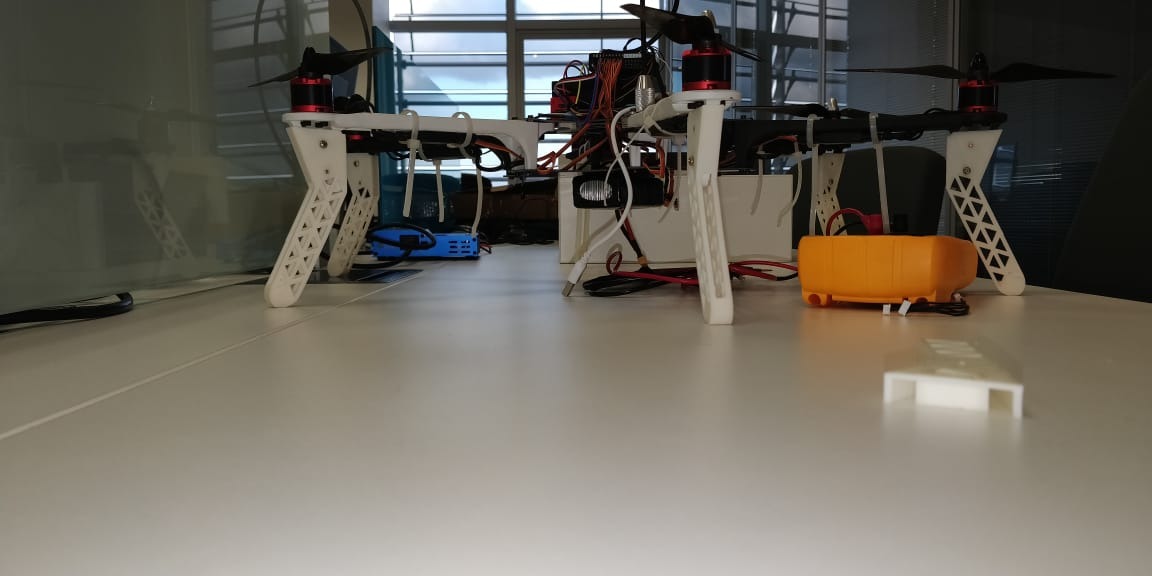
#> input picture imgC2.jpg, 1152 x 576 px
$ python -i click_and_crop.py   (imports and definitions only)   (Python 2 division)   (older library calls are emulated)
#> lines starting #> are read from the running program, lines starting #| are printed output that depends on the picture; after the words box and inside, x2 and y2 are one past the last pixel; in counts of white or black regions, pixels touching at a corner belong together
#> further down, picture is the input picture: shape (576, 1152, 3); mean B, G, R 93.5, 103.2, 108.1
# import the necessary packages
import cv2
import numpy as np
from imutils import paths
import imutils

# initialize the list of reference points and boolean indicating
# whether cropping is being performed or not
refPt = []
drawRectangleFlag = False
KNOWN_DISTANCE= 30.0
KNOWN_WIDTH = 23.0

def distance_to_camera(knownWidth, focalLength, perWidth):
    # compute and return the distance from the maker to the camera
    return (knownWidth * focalLength) / perWidth

def find_marker(image):
    # convert the image to grayscale, blur it, and detect edges
    gray = cv2.cvtColor(image, cv2.COLOR_BGR2GRAY)
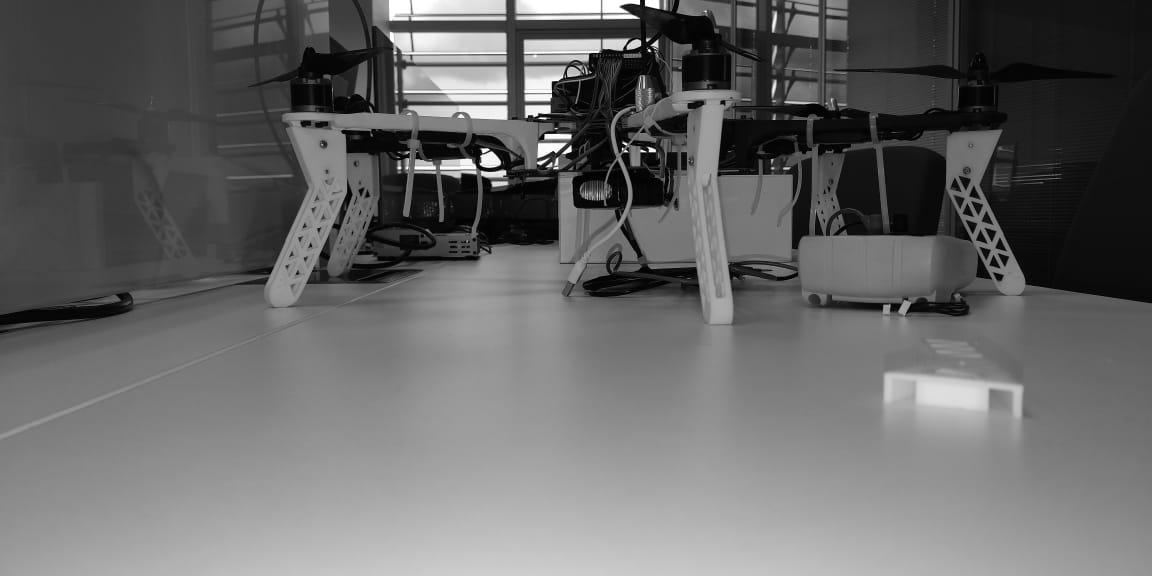
#> gray: shape (576, 1152); min 0, max 255, mean 103.5
    gray = cv2.GaussianBlur(gray, (5, 5), 0)
    edged = cv2.Canny(gray, 35, 125)
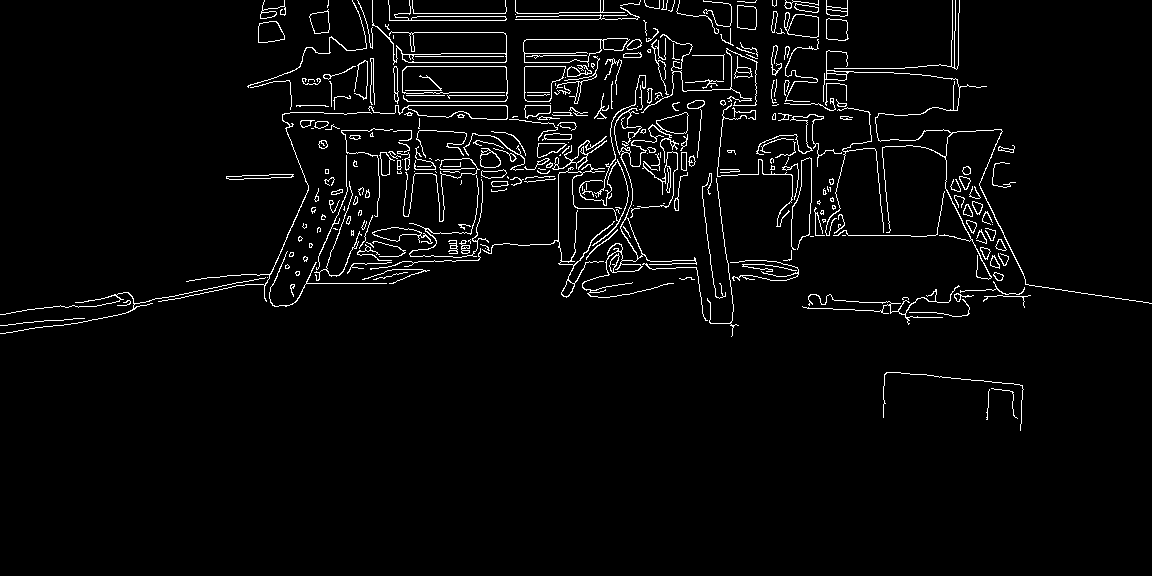
#> edged: shape (576, 1152); 3.5% white in thin lines or dots, all inside (x1, y1, x2, y2) = (0, 0, 1152, 431)

    # find the contours in the edged image and keep the largest one;
    # we'll assume that this is our piece of paper in the image
    cnts = cv2.findContours(edged.copy(), cv2.RETR_LIST, cv2.CHAIN_APPROX_SIMPLE)
#> cnts = 426 contours, 265 with area under 20; largest, box (x1, y1, x2, y2) and area: (523, 38, 630, 67) 1872, (523, 39, 602, 63) 1613, (524, 66, 566, 102) 1114, (524, 66, 566, 102) 1106, (368, 105, 508, 120) 1072
    cnts = cnts[0] if imutils.is_cv2() else cnts[1]
    c = max(cnts, key = cv2.contourArea)
#> c = contour of 57 points, box (x1, y1, x2, y2) (523, 38, 630, 67), area 1872
    # compute the bounding box of the of the paper region and return it
    return cv2.minAreaRect(c)

def click_and_crop(event, x, y, flags, params):
    # grab references to the global variables
    global refPt, cropping, drawRectangleFlag

    # if the left mouse button was clicked, record the starting
    # (x, y) coordinates and indicate that cropping is being
    # performed
    if event == cv2.EVENT_LBUTTONDOWN:
        refPt = [(x, y)]
        drawRectangleFlag = True

    # check to see if the left mouse button was released
    elif event == cv2.EVENT_LBUTTONUP:
        # record the ending (x, y) coordinates and indicate that
        # the cropping operation is finished
        refPt.append((x, y))
        drawRectangleFlag = False
        # DEBUG: check edge detection results
        # convert the image to grayscale, blur it, and detect edges
        gray = cv2.cvtColor(frame, cv2.COLOR_BGR2GRAY)
        gray = cv2.GaussianBlur(gray, (5, 5), 0)
        edged = cv2.Canny(gray, 35, 125)
        cv2.imshow("DEBUG", edged)

    # constant drawing in interface during drag-box
    elif event == cv2.EVENT_MOUSEMOVE:
        if refPt != [] and (refPt[0][0] < x) and (refPt[0][1] < y):
            drawTuple = (x,y)
            cv2.rectangle(frame, refPt[0], drawTuple, (0, 255, 0), 2)
            cv2.imshow("feed", frame)

def draw_distance(image,marker,distance_centimeters):
    box = cv2.cv.BoxPoints(marker) if imutils.is_cv2() else cv2.boxPoints(marker)
    box = np.int0(box)
    cv2.drawContours(image, [box], -1, (0, 255, 0), 2)
    cv2.putText(image, "%.2fcm" % (distance_centimeters),
        (image.shape[1] - 200, image.shape[0] - 20), cv2.FONT_HERSHEY_SIMPLEX,
        2.0, (0, 255, 0), 3)
    #cv2.imshow("image", image)

# [3 lines not run here, left out]
focalLength = 0

# [28 lines not run here, left out]

>>> import cv2
>>> picture = cv2.imread('imgC2.jpg')
>>> result = find_marker(picture)
#> result = ((576.1, 52.26), (106.1, 27.76), -0.707)

$ run again, on aloeL.jpg
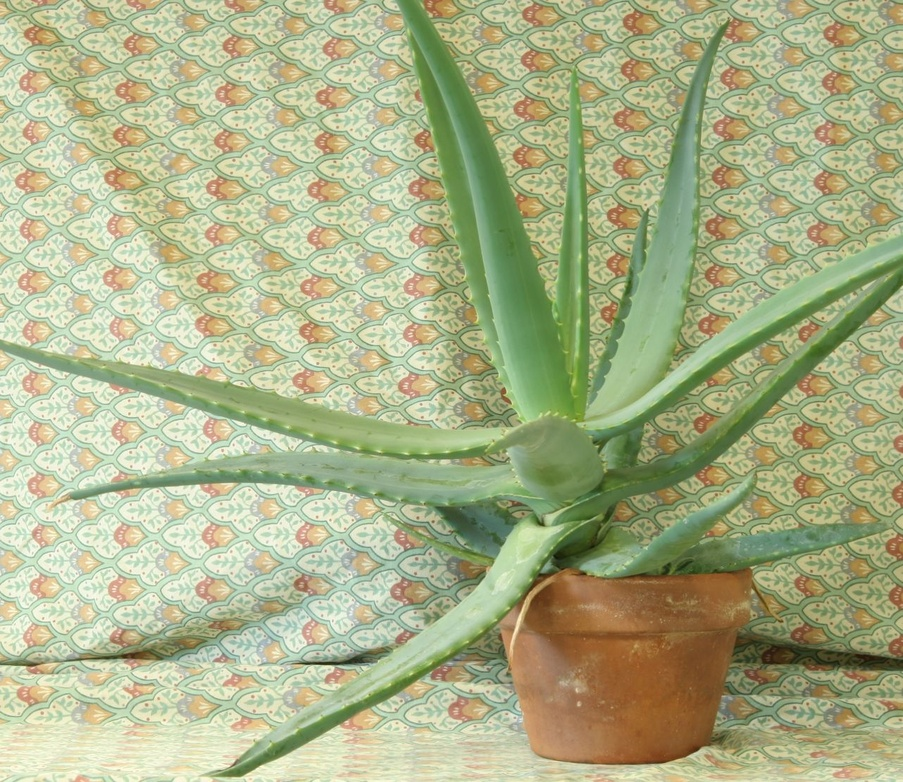
#> input picture aloeL.jpg, 903 x 782 px, shrunk from 1282 x 1110 before the run
#> picture is the input picture: shape (782, 903, 3); mean B, G, R 136.7, 177.2, 171.2
#> in find_marker, `gray = cv2.cvtColor(image, cv2.COLOR_BGR2GRAY)`:
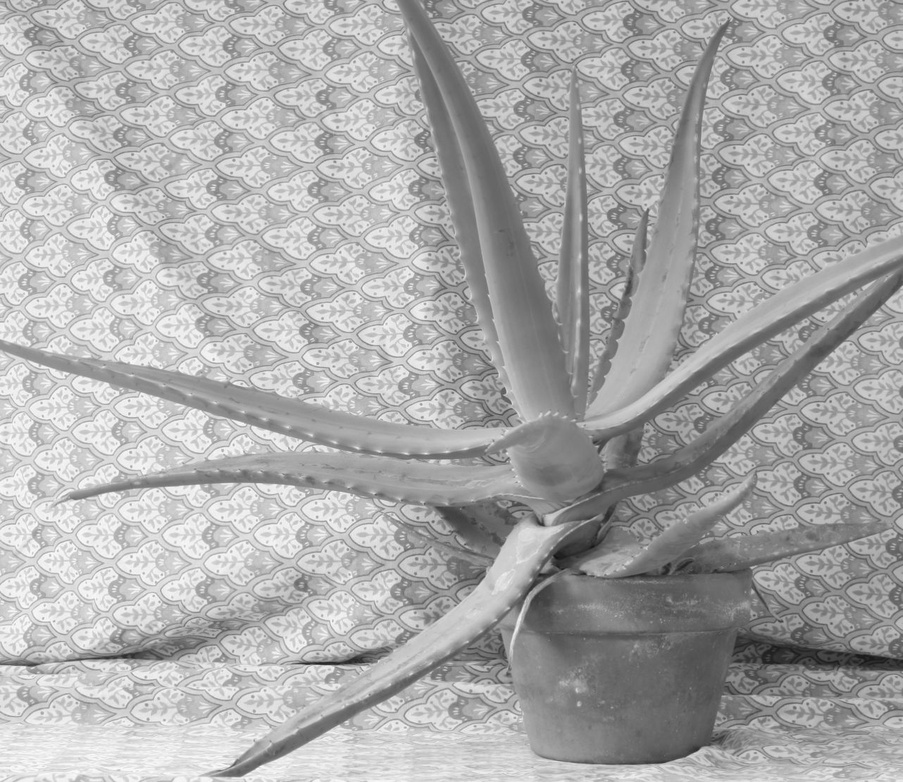
#> gray: shape (782, 903); min 18, max 253, mean 170.8
#> in find_marker, `edged = cv2.Canny(gray, 35, 125)`:
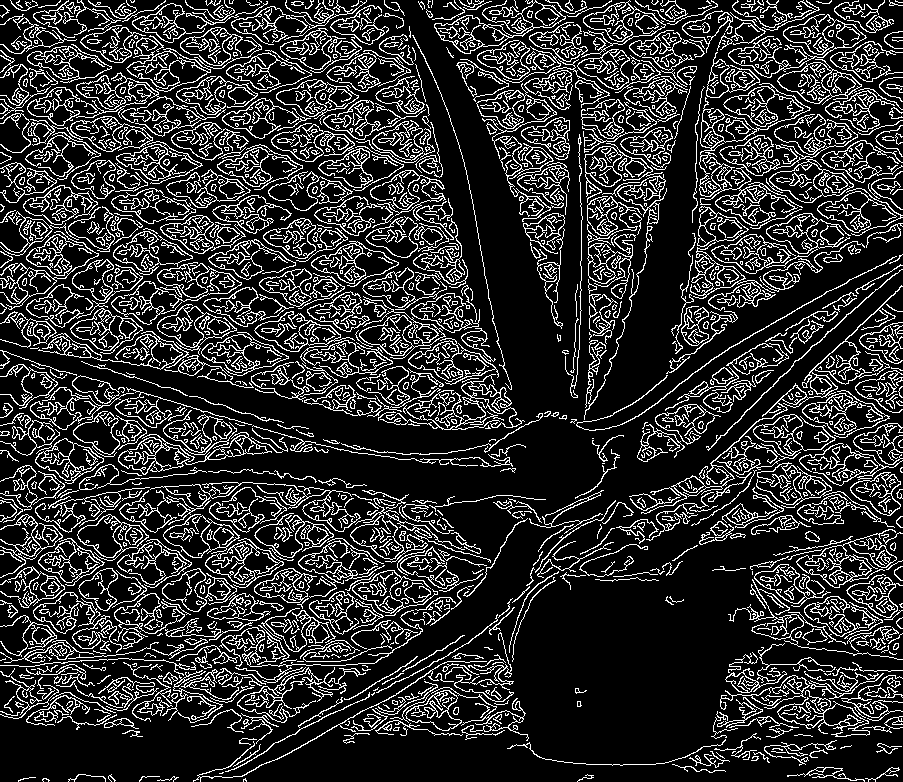
#> edged: shape (782, 903); 18.7% white in thin lines or dots
#> cnts = 2495 contours, 1471 with area under 20; largest, box (x1, y1, x2, y2) and area: (699, 83, 858, 226) 2916, (434, 0, 566, 54) 2456, (796, 529, 897, 588) 2268, (254, 311, 393, 378) 2120, (766, 159, 854, 203) 1993
#> c = contour of 1854 points, box (x1, y1, x2, y2) (699, 83, 858, 226), area 2916
#> result = ((761.1, 156.8), (139.1, 153.8), -63.43)

$ run again, on aloeR.jpg
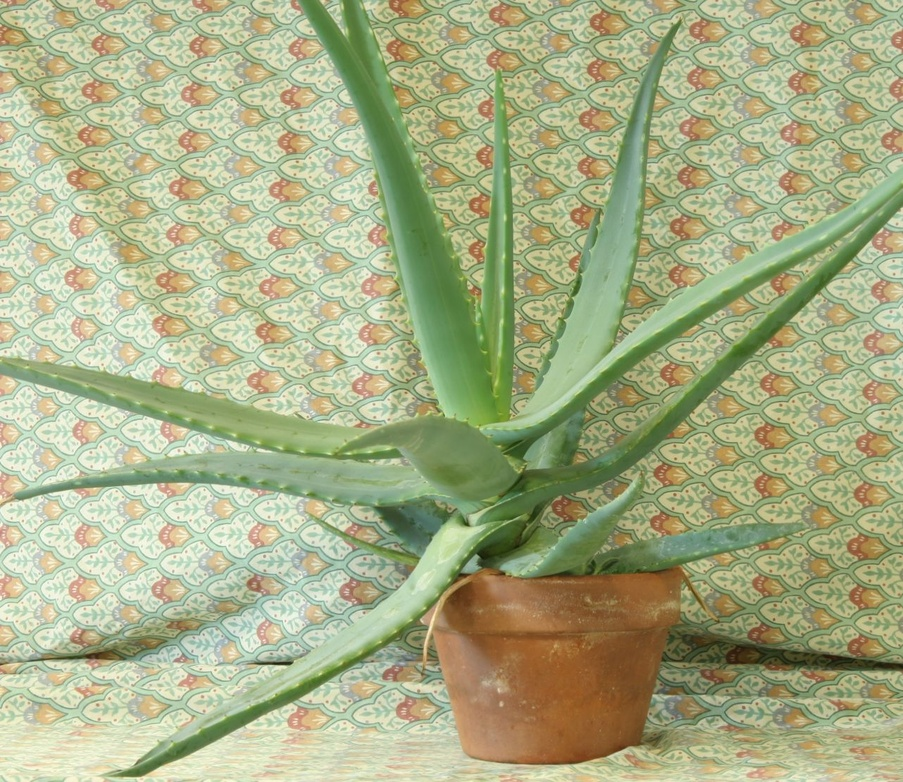
#> input picture aloeR.jpg, 903 x 782 px, shrunk from 1282 x 1110 before the run
#> picture is the input picture: shape (782, 903, 3); mean B, G, R 134.2, 174.2, 168
#> in find_marker, `gray = cv2.cvtColor(image, cv2.COLOR_BGR2GRAY)`:
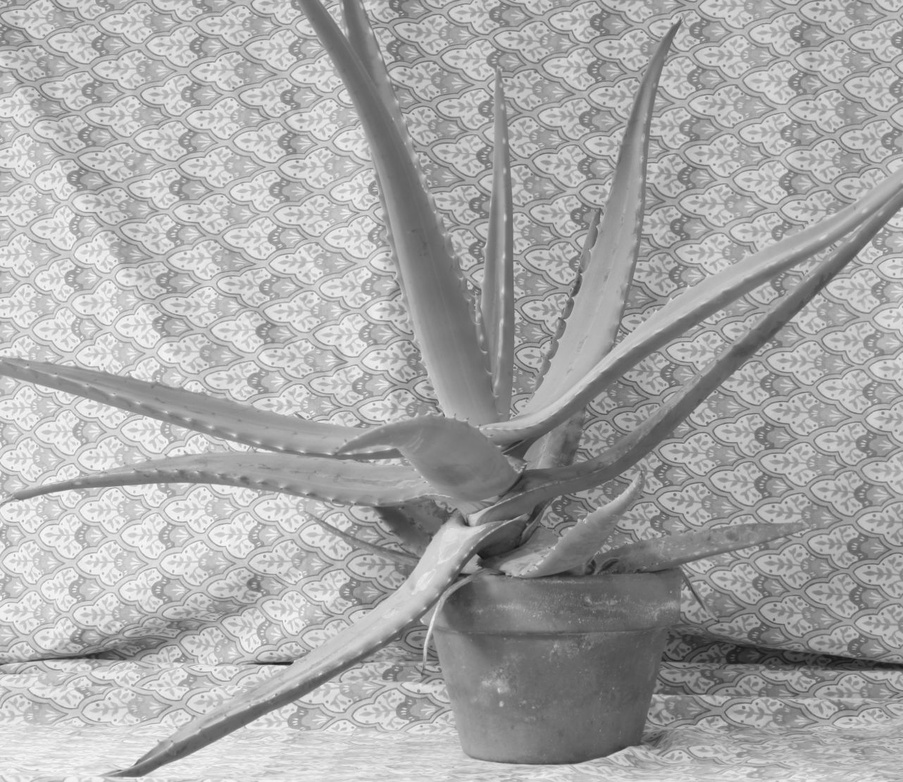
#> gray: shape (782, 903); min 20, max 253, mean 167.8
#> in find_marker, `edged = cv2.Canny(gray, 35, 125)`:
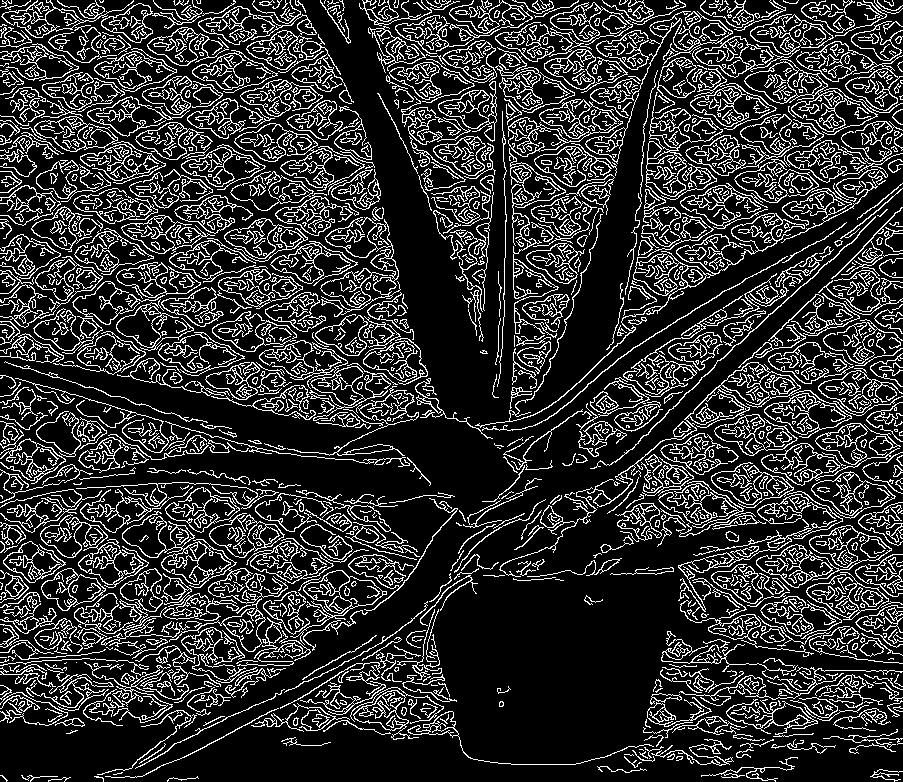
#> edged: shape (782, 903); 19.1% white in thin lines or dots
#> cnts = 2582 contours, 1500 with area under 20; largest, box (x1, y1, x2, y2) and area: (587, 362, 852, 507) 2727, (643, 92, 723, 231) 2274, (599, 11, 800, 103) 2273, (744, 59, 843, 119) 2113, (290, 570, 387, 645) 2041
#> c = contour of 884 points, box (x1, y1, x2, y2) (587, 362, 852, 507), area 2727
#> result = ((708.7, 423), (274.5, 89.49), -18.43)

$ run again, on imgL.jpg
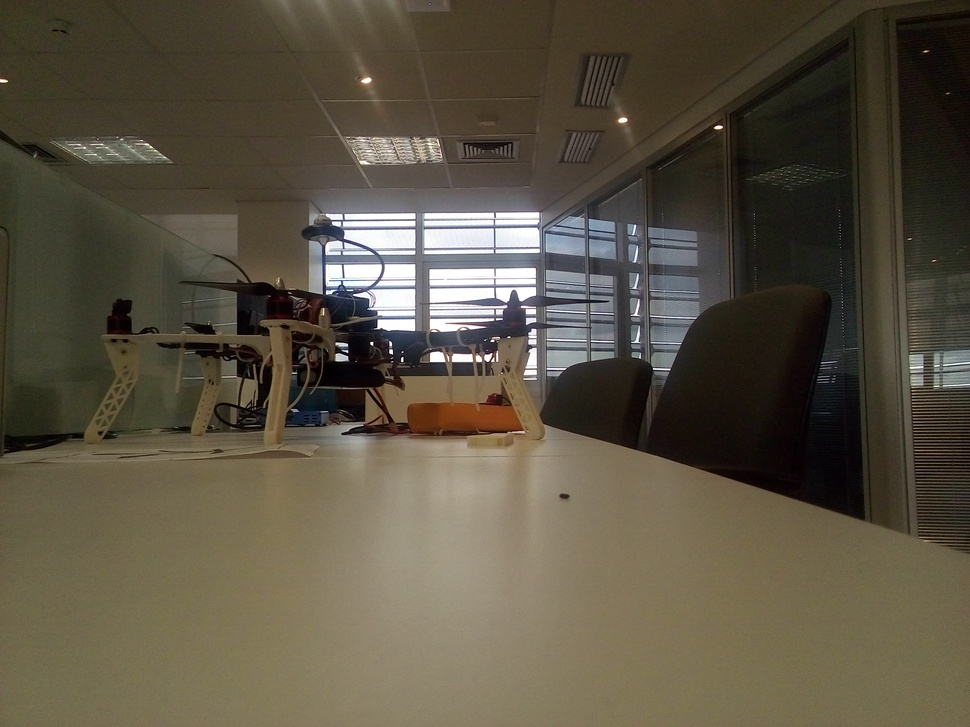
#> input picture imgL.jpg, 970 x 727 px, shrunk from 3264 x 2448 before the run
#> picture is the input picture: shape (727, 970, 3); mean B, G, R 67, 83.2, 90.8
#> in find_marker, `gray = cv2.cvtColor(image, cv2.COLOR_BGR2GRAY)`:
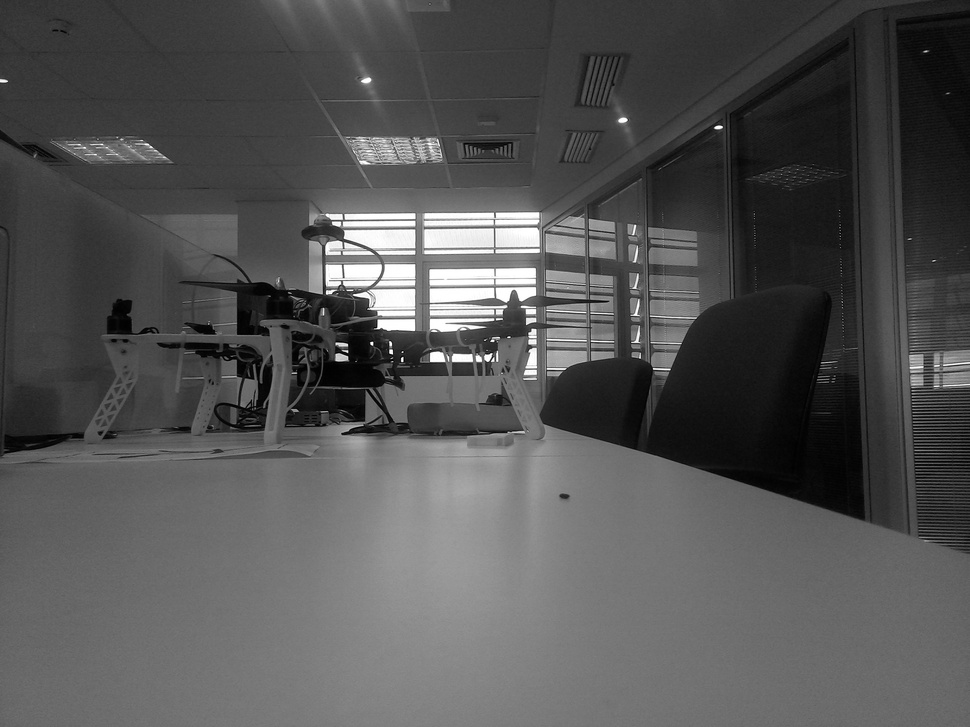
#> gray: shape (727, 970); min 0, max 255, mean 83.6
#> in find_marker, `edged = cv2.Canny(gray, 35, 125)`:
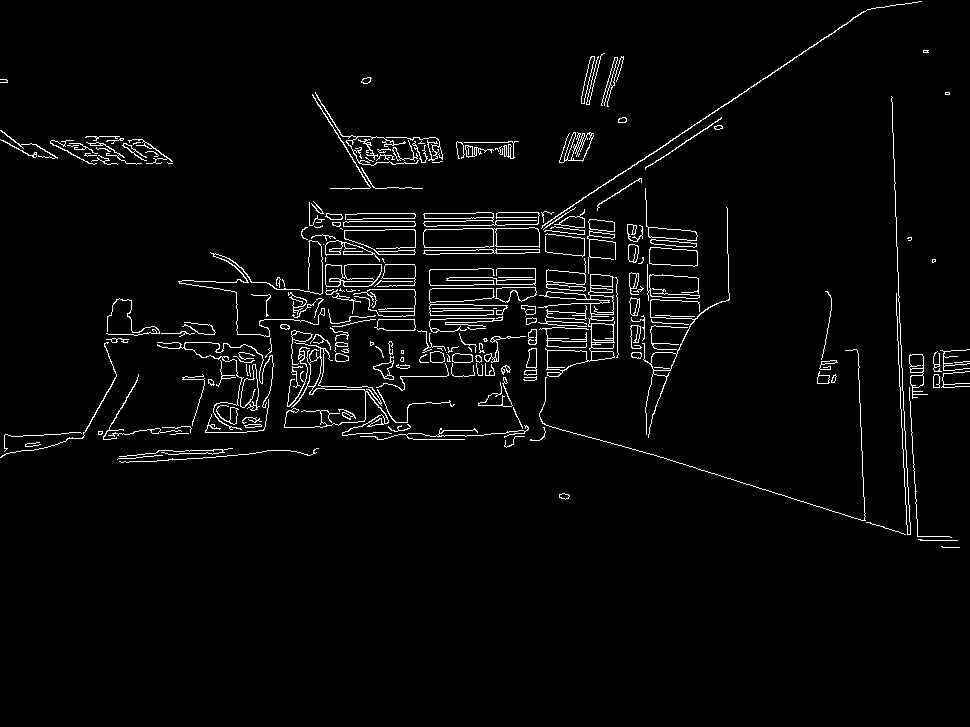
#> edged: shape (727, 970); 3.1% white in thin lines or dots, all inside (x1, y1, x2, y2) = (0, 1, 970, 548)
#> cnts = 356 contours, 182 with area under 20; largest, box (x1, y1, x2, y2) and area: (538, 274, 615, 377) 2186, (423, 227, 540, 248) 2058, (423, 228, 494, 248) 1273, (325, 264, 382, 287) 1090, (429, 288, 508, 316) 784
#> c = contour of 242 points, box (x1, y1, x2, y2) (538, 274, 615, 377), area 2186
#> result = ((579.7, 324.3), (78.22, 97.07), -7.35)
